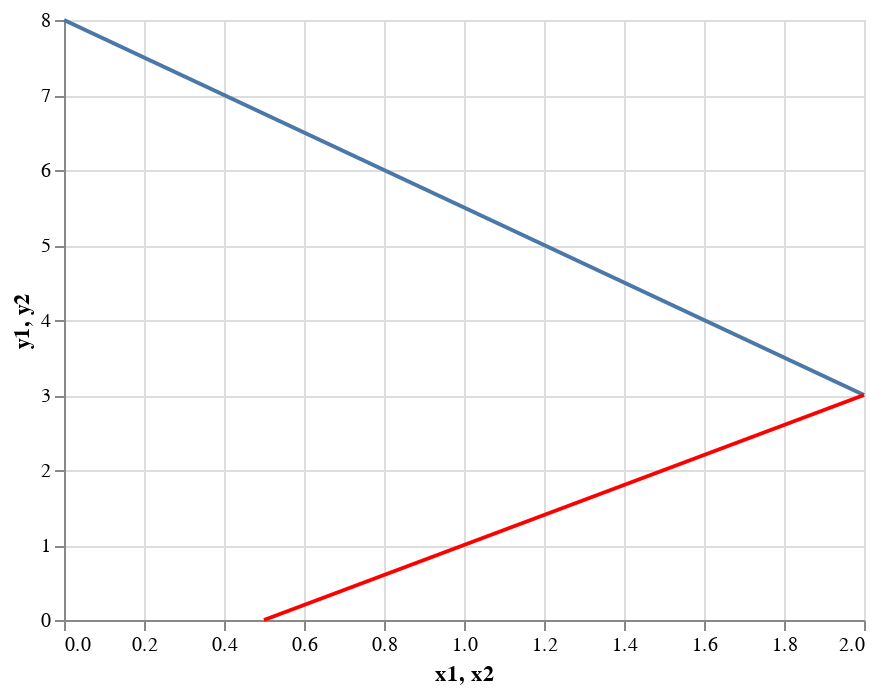

Notebook code for this chart:
### Code cell
equation1 = alt.Chart(df).mark_line().encode(x="x1", y="y1")
equation2 = alt.Chart(df).mark_line(color="red").encode(x="x2", y="y2")
equation1 + equation2

### Figure 1 — Vega-Lite specification as saved in the notebook (floating-point values rounded to 4 significant figures)
{"usermeta": {"embedOptions": {"theme": "dark"}}, "config": {"view": {"continuousWidth": 400, "continuousHeight": 300}}, "layer": [{"mark": "line", "encoding": {"x": {"type": "quantitative", "field": "x1"}, "y": {"type": "quantitative", "field": "y1"}}}, {"mark": {"type": "line", "color": "red"}, "encoding": {"x": {"type": "quantitative", "field": "x2"}, "y": {"type": "quantitative", "field": "y2"}}}], "data": {"name": "data-57ffab6a26a928c2ff17e40b29b8a272"}, "$schema": "https://vega.github.io/schema/vega-lite/v4.8.1.json", "datasets": {"data-57ffab6a26a928c2ff17e40b29b8a272": [{"x1": 0, "y1": 8, "x2": 0.5, "y2": 0}, {"x1": 2, "y1": 3, "x2": 2.0, "y2": 3}]}}
